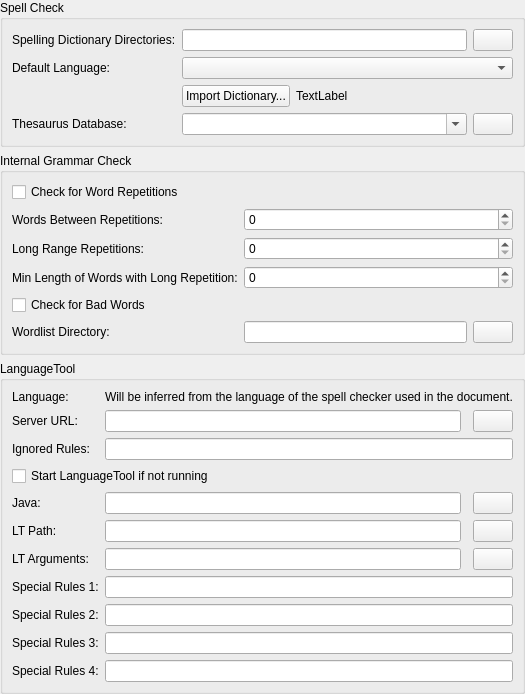
             <widget class="QWidget" name="scrollAreaWidgetContents_3">
              <property name="geometry">
               <rect>
                <x>0</x>
                <y>0</y>
                <width>393</width>
                <height>605</height>
               </rect>
              </property>
              <layout class="QVBoxLayout" name="verticalLayout_9">
               <property name="leftMargin">
                <number>0</number>
               </property>
               <property name="topMargin">
                <number>0</number>
               </property>
               <property name="rightMargin">
                <number>0</number>
               </property>
               <property name="bottomMargin">
                <number>0</number>
               </property>
               <item>
                <widget class="QGroupBox" name="groupBox_Dictionaries">
                 <property name="title">
                  <string>Spell Check</string>
                 </property>
                 <layout class="QGridLayout" name="_4" columnstretch="0,1,1,1,1,1">
                  <item row="1" column="0">
                   <widget class="QLabel" name="label_43">
                    <property name="text">
                     <string>Default Language:</string>
                    </property>
                   </widget>
                  </item>
                  <item row="0" column="5">
                   <widget class="QPushButton" name="pushButtonDictDir">
                    <property name="sizePolicy">
                     <sizepolicy hsizetype="Maximum" vsizetype="Fixed">
                      <horstretch>0</horstretch>
                      <verstretch>0</verstretch>
                     </sizepolicy>
                    </property>
                    <property name="text">
                     <string/>
                    </property>
                    <property name="icon">
                     <iconset resource="../images.qrc">
                      <normaloff>:/images-ng/document-open.svgz</normaloff>:/images-ng/document-open.svgz</iconset>
                    </property>
                   </widget>
                  </item>
                  <item row="1" column="1" colspan="5">
                   <widget class="QComboBox" name="comboBoxSpellcheckLang"/>
                  </item>
                  <item row="0" column="0">
                   <widget class="QLabel" name="label_42">
                    <property name="text">
                     <string>Spelling Dictionary Directories:</string>
                    </property>
                   </widget>
                  </item>
                  <item row="0" column="1" colspan="4">
                   <widget class="QLineEdit" name="leDictDir">
                    <property name="toolTip">
                     <string>Folders with Hunspell dictionaries separated by semicolon. The special keywords [txs-settings-dir] and [txs-app-dir] will be resolved to the respective directories.</string>
                    </property>
                   </widget>
                  </item>
                  <item row="3" column="1" colspan="4">
                   <widget class="QComboBox" name="comboBoxThesaurusFileName">
                    <property name="editable">
                     <bool>true</bool>
                    </property>
                    <property name="dirFilter" stdset="0">
                     <string>*.dat</string>
                    </property>
                   </widget>
                  </item>
                  <item row="3" column="0">
                   <widget class="QLabel" name="label_13">
                    <property name="text">
                     <string>Thesaurus Database:</string>
                    </property>
                   </widget>
                  </item>
                  <item row="3" column="5">
                   <widget class="QPushButton" name="btSelectThesaurusFileName">
                    <property name="sizePolicy">
                     <sizepolicy hsizetype="Maximum" vsizetype="Fixed">
                      <horstretch>0</horstretch>
                      <verstretch>0</verstretch>
                     </sizepolicy>
                    </property>
                    <property name="text">
                     <string/>
                    </property>
                    <property name="icon">
                     <iconset resource="../images.qrc">
                      <normaloff>:/images-ng/document-open.svgz</normaloff>:/images-ng/document-open.svgz</iconset>
                    </property>
                   </widget>
                  </item>
                  <item row="2" column="2" colspan="4">
                   <widget class="QLabel" name="labelGetDic">
                    <property name="sizePolicy">
                     <sizepolicy hsizetype="Preferred" vsizetype="Preferred">
                      <horstretch>0</horstretch>
                      <verstretch>0</verstretch>
                     </sizepolicy>
                    </property>
                    <property name="text">
                     <string>TextLabel</string>
                    </property>
                   </widget>
                  </item>
                  <item row="2" column="1">
                   <widget class="QPushButton" name="pushButtonImportDictionary">
                    <property name="sizePolicy">
                     <sizepolicy hsizetype="Maximum" vsizetype="Fixed">
                      <horstretch>0</horstretch>
                      <verstretch>0</verstretch>
                     </sizepolicy>
                    </property>
                    <property name="text">
                     <string>Import Dictionary...</string>
                    </property>
                   </widget>
                  </item>
                 </layout>
                </widget>
               </item>
               <item>
                <widget class="QGroupBox" name="groupBox_13">
                 <property name="title">
                  <string>Internal Grammar Check</string>
                 </property>
                 <layout class="QGridLayout" name="gridLayout_8">
                  <item row="0" column="0" colspan="3">
                   <widget class="QCheckBox" name="checkBoxGrammarRepetitionCheck">
                    <property name="toolTip">
                     <string>Words repeated within a paragraph will be highlighted.</string>
                    </property>
                    <property name="text">
                     <string>Check for Word Repetitions</string>
                    </property>
                   </widget>
                  </item>
                  <item row="1" column="0">
                   <widget class="QLabel" name="label_47">
                    <property name="text">
                     <string>Words Between Repetitions:</string>
                    </property>
                    <property name="advancedOption" stdset="0">
                     <bool>true</bool>
                    </property>
                   </widget>
                  </item>
                  <item row="1" column="1" colspan="2">
                   <widget class="QSpinBox" name="spinBoxGrammarRepetitionDistance">
                    <property name="toolTip">
                     <string>Equal words are marked as repetition if there are no more than this number of words between them.</string>
                    </property>
                    <property name="advancedOption" stdset="0">
                     <bool>true</bool>
                    </property>
                   </widget>
                  </item>
                  <item row="2" column="1" colspan="2">
                   <widget class="QSpinBox" name="spinBoxGrammarLongRangeRepetition">
                    <property name="toolTip">
                     <string>Equal, longer words are marked as long range repetition if there are no more than this number of words between them.</string>
                    </property>
                    <property name="advancedOption" stdset="0">
                     <bool>true</bool>
                    </property>
                   </widget>
                  </item>
                  <item row="3" column="1" colspan="2">
                   <widget class="QSpinBox" name="spinBoxGrammarLongRangeRepetitionMinLength">
                    <property name="toolTip">
                     <string>Only words with have this length are checked for long range repetitions.</string>
                    </property>
                    <property name="advancedOption" stdset="0">
                     <bool>true</bool>
                    </property>
                   </widget>
                  </item>
                  <item row="2" column="0">
                   <widget class="QLabel" name="label_54">
                    <property name="text">
                     <string>Long Range Repetitions:</string>
                    </property>
                    <property name="advancedOption" stdset="0">
                     <bool>true</bool>
                    </property>
                   </widget>
                  </item>
                  <item row="3" column="0">
                   <widget class="QLabel" name="label_55">
                    <property name="text">
                     <string>Min Length of Words with Long Repetition:</string>
                    </property>
                    <property name="advancedOption" stdset="0">
                     <bool>true</bool>
                    </property>
                   </widget>
                  </item>
                  <item row="5" column="0">
                   <widget class="QLabel" name="label_48">
                    <property name="text">
                     <string>Wordlist Directory:</string>
                    </property>
                   </widget>
                  </item>
                  <item row="4" column="0">
                   <widget class="QCheckBox" name="checkBoxGrammarBadWordCheck">
                    <property name="toolTip">
                     <string>Certain informal or weak words will be highlighted.</string>
                    </property>
                    <property name="text">
                     <string>Check for Bad Words</string>
                    </property>
                   </widget>
                  </item>
                  <item row="5" column="1">
                   <widget class="QLineEdit" name="lineEditGrammarWordlists">
                    <property name="toolTip">
                     <string>Directory containing the lists which words are &quot;bad&quot; or may be repeated.</string>
                    </property>
                   </widget>
                  </item>
                  <item row="5" column="2">
                   <widget class="QPushButton" name="pushButtonGrammarWordlists">
                    <property name="sizePolicy">
                     <sizepolicy hsizetype="Maximum" vsizetype="Fixed">
                      <horstretch>0</horstretch>
                      <verstretch>0</verstretch>
                     </sizepolicy>
                    </property>
                    <property name="text">
                     <string/>
                    </property>
                    <property name="icon">
                     <iconset resource="../images.qrc">
                      <normaloff>:/images-ng/document-open.svgz</normaloff>:/images-ng/document-open.svgz</iconset>
                    </property>
                   </widget>
                  </item>
                 </layout>
                </widget>
               </item>
               <item>
                <widget class="QGroupBox" name="groupBox_14">
                 <property name="title">
                  <string>LanguageTool</string>
                 </property>
                 <layout class="QGridLayout" name="gridLayout_9">
                  <item row="7" column="1">
                   <widget class="QLineEdit" name="lineEditGrammarLTPath">
                    <property name="toolTip">
                     <string>Path containing the LanguageTool java archive.</string>
                    </property>
                   </widget>
                  </item>
                  <item row="7" column="0">
                   <widget class="QLabel" name="label_45">
                    <property name="text">
                     <string>LT Path:</string>
                    </property>
                   </widget>
                  </item>
                  <item row="5" column="0" colspan="4">
                   <widget class="QCheckBox" name="checkBoxGrammarLTAutorun">
                    <property name="text">
                     <string>Start LanguageTool if not running</string>
                    </property>
                   </widget>
                  </item>
                  <item row="1" column="0">
                   <widget class="QLabel" name="label_44">
                    <property name="text">
                     <string>Server URL: </string>
                    </property>
                   </widget>
                  </item>
                  <item row="3" column="1" colspan="3">
                   <widget class="QLineEdit" name="lineEditGrammarLTIgnoredRules">
                    <property name="toolTip">
                     <string>Comma separated list of LanguageTool rules which will not be highlighted as errors.</string>
                    </property>
                   </widget>
                  </item>
                  <item row="7" column="3">
                   <widget class="QPushButton" name="pushButtonGrammarLTPath">
                    <property name="sizePolicy">
                     <sizepolicy hsizetype="Maximum" vsizetype="Fixed">
                      <horstretch>0</horstretch>
                      <verstretch>0</verstretch>
                     </sizepolicy>
                    </property>
                    <property name="text">
                     <string/>
                    </property>
                    <property name="icon">
                     <iconset resource="../images.qrc">
                      <normaloff>:/images-ng/document-open.svgz</normaloff>:/images-ng/document-open.svgz</iconset>
                    </property>
                   </widget>
                  </item>
                  <item row="3" column="0">
                   <widget class="QLabel" name="label_46">
                    <property name="text">
                     <string>Ignored Rules:</string>
                    </property>
                   </widget>
                  </item>
                  <item row="9" column="1" colspan="3">
                   <widget class="QLineEdit" name="lineEditGrammarSpecialRules1">
                    <property name="toolTip">
                     <string>Comma separated list of LanguageTool rules which will highlighted in a special format.</string>
                    </property>
                    <property name="advancedOption" stdset="0">
                     <bool>true</bool>
                    </property>
                   </widget>
                  </item>
                  <item row="10" column="1" colspan="3">
                   <widget class="QLineEdit" name="lineEditGrammarSpecialRules2">
                    <property name="toolTip">
                     <string>Comma separated list of LanguageTool rules which will highlighted in a special format.</string>
                    </property>
                    <property name="advancedOption" stdset="0">
                     <bool>true</bool>
                    </property>
                   </widget>
                  </item>
                  <item row="12" column="1" colspan="3">
                   <widget class="QLineEdit" name="lineEditGrammarSpecialRules4">
                    <property name="toolTip">
                     <string>Comma separated list of LanguageTool rules which will highlighted in a special format.</string>
                    </property>
                    <property name="advancedOption" stdset="0">
                     <bool>true</bool>
                    </property>
                   </widget>
                  </item>
                  <item row="11" column="0">
                   <widget class="QLabel" name="label_52">
                    <property name="text">
                     <string>Special Rules 3:</string>
                    </property>
                    <property name="advancedOption" stdset="0">
                     <bool>true</bool>
                    </property>
                   </widget>
                  </item>
                  <item row="10" column="0">
                   <widget class="QLabel" name="label_50">
                    <property name="text">
                     <string>Special Rules 2:</string>
                    </property>
                    <property name="advancedOption" stdset="0">
                     <bool>true</bool>
                    </property>
                   </widget>
                  </item>
                  <item row="11" column="1" colspan="3">
                   <widget class="QLineEdit" name="lineEditGrammarSpecialRules3">
                    <property name="toolTip">
                     <string>Comma separated list of LanguageTool rules which will highlighted in a special format.</string>
                    </property>
                    <property name="advancedOption" stdset="0">
                     <bool>true</bool>
                    </property>
                   </widget>
                  </item>
                  <item row="9" column="0">
                   <widget class="QLabel" name="label_51">
                    <property name="text">
                     <string>Special Rules 1:</string>
                    </property>
                    <property name="advancedOption" stdset="0">
                     <bool>true</bool>
                    </property>
                   </widget>
                  </item>
                  <item row="0" column="0">
                   <widget class="QLabel" name="label_78">
                    <property name="text">
                     <string>Language:</string>
                    </property>
                   </widget>
                  </item>
                  <item row="12" column="0">
                   <widget class="QLabel" name="label_53">
                    <property name="text">
                     <string>Special Rules 4:</string>
                    </property>
                    <property name="advancedOption" stdset="0">
                     <bool>true</bool>
                    </property>
                   </widget>
                  </item>
                  <item row="0" column="1" colspan="3">
                   <widget class="QLabel" name="label_79">
                    <property name="text">
                     <string>Will be inferred from the language of the spell checker used in the document.</string>
                    </property>
                   </widget>
                  </item>
                  <item row="6" column="1">
                   <widget class="QLineEdit" name="lineEditGrammarLTJava">
                    <property name="toolTip">
                     <string>Java executable, used to start LanguageTool, if it is not running.</string>
                    </property>
                   </widget>
                  </item>
                  <item row="6" column="0">
                   <widget class="QLabel" name="label_49">
                    <property name="text">
                     <string>Java:</string>
                    </property>
                   </widget>
                  </item>
                  <item row="8" column="0">
                   <widget class="QLabel" name="label_81">
                    <property name="toolTip">
                     <string>Arguments passed when starting LanguageTool. This option does only have an effect if LanguageTool is started from TeXstudio (i.e. not for an already running server).</string>
                    </property>
                    <property name="text">
                     <string>LT Arguments:</string>
                    </property>
                   </widget>
                  </item>
                  <item row="6" column="3">
                   <widget class="QPushButton" name="pushButtonGrammarLTJava">
                    <property name="sizePolicy">
                     <sizepolicy hsizetype="Maximum" vsizetype="Fixed">
                      <horstretch>0</horstretch>
                      <verstretch>0</verstretch>
                     </sizepolicy>
                    </property>
                    <property name="text">
                     <string/>
                    </property>
                    <property name="icon">
                     <iconset resource="../images.qrc">
                      <normaloff>:/images-ng/document-open.svgz</normaloff>:/images-ng/document-open.svgz</iconset>
                    </property>
                   </widget>
                  </item>
                  <item row="1" column="3">
                   <widget class="QPushButton" name="pushButtonResetLTURL">
                    <property name="toolTip">
                     <string>Restore Default</string>
                    </property>
                    <property name="text">
                     <string/>
                    </property>
                    <property name="icon">
                     <iconset resource="../images.qrc">
                      <normaloff>:/images-ng/edit-undo.svg</normaloff>:/images-ng/edit-undo.svg</iconset>
                    </property>
                   </widget>
                  </item>
                  <item row="1" column="1">
                   <widget class="QLineEdit" name="lineEditGrammarLTUrl">
                    <property name="toolTip">
                     <string>Url to connect to LanguageTool. </string>
                    </property>
                   </widget>
                  </item>
                  <item row="8" column="1">
                   <widget class="QLineEdit" name="lineEditGrammarLTArguments">
                    <property name="toolTip">
                     <string>Arguments passed when starting LanguageTool. This option does only have an effect if LanguageTool is started from TeXstudio (i.e. not for an already running server).</string>
                    </property>
                   </widget>
                  </item>
                  <item row="8" column="3">
                   <widget class="QPushButton" name="pushButtonResetLTArgs">
                    <property name="toolTip">
                     <string>Restore Default</string>
                    </property>
                    <property name="text">
                     <string/>
                    </property>
                    <property name="icon">
                     <iconset resource="../images.qrc">
                      <normaloff>:/images-ng/edit-undo.svg</normaloff>:/images-ng/edit-undo.svg</iconset>
                    </property>
                   </widget>
                  </item>
                 </layout>
                </widget>
               </item>
               <item>
                <spacer name="verticalSpacer_4">
                 <property name="orientation">
                  <enum>Qt::Vertical</enum>
                 </property>
                 <property name="sizeHint" stdset="0">
                  <size>
                   <width>20</width>
                   <height>40</height>
                  </size>
                 </property>
                </spacer>
               </item>
              </layout>
             </widget>
